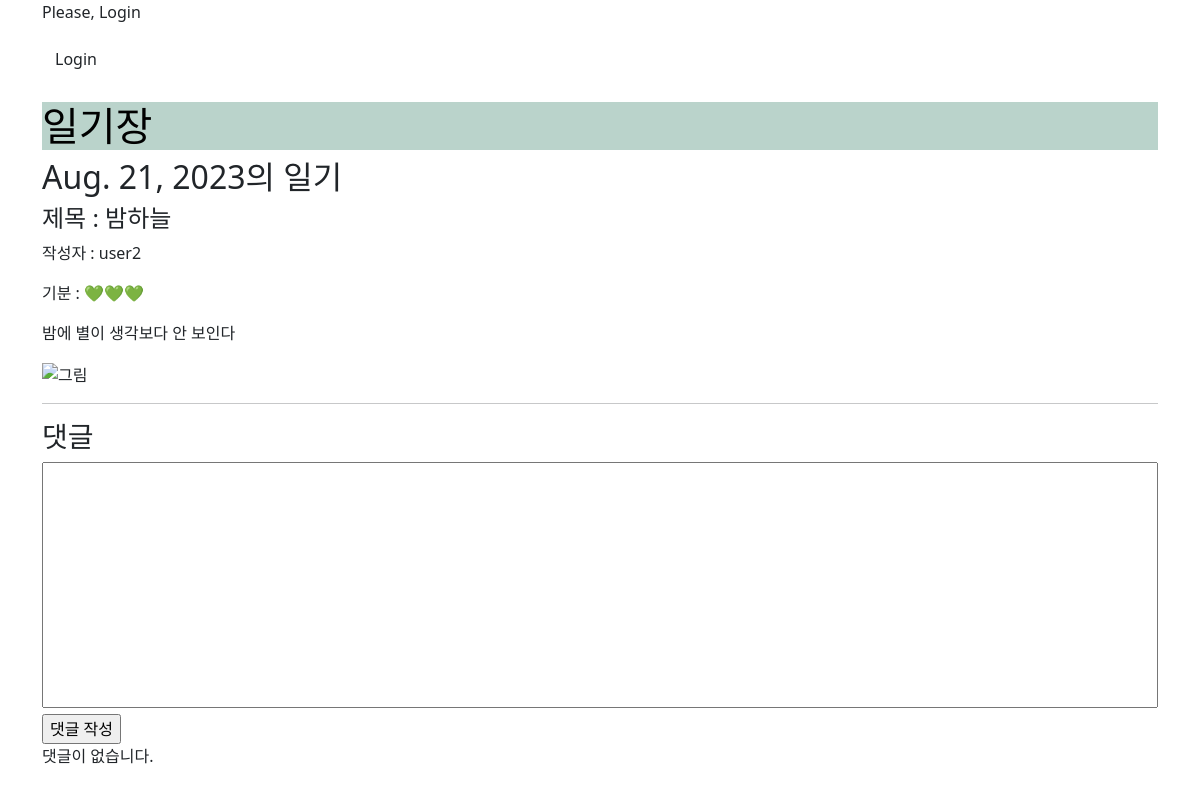
Screenshot of /diary/detail/32/ with the database file from the repository.
### diary/models.py (models this page shows)
class Post(models.Model):
    title = models.CharField(max_length=30)
    date = models.DateField(auto_now_add=True)
    content = models.TextField()
    writer = models.ForeignKey(User, on_delete=models.CASCADE)
    painting = Base64Field(max_length=900000, blank=True, null=True)
    mood = models.IntegerField(choices=MOOD_CHOICES)

### user/models.py (models this page shows)
class User(AbstractUser):
    username = models.CharField(unique=True, max_length=30)
    email = models.EmailField(unique=True, max_length=255)
    is_staff = models.BooleanField(default=False)
    is_superuser = models.BooleanField(default=False)
    is_active = models.BooleanField(default=True)
    last_login = models.DateTimeField(null=True, blank=True)
    date_joined = models.DateTimeField(auto_now_add=True)
    objects = UserManager()

### diary/views.py (the view)
# urls.py: path("detail/<int:pk>/", views.Detail.as_view(), name='detail'),
class Detail(View):
    def get(self, request, pk):
        post = Post.objects.prefetch_related('comment_set').get(pk=pk)
        comments = post.comment_set.all()
        comment_form = CommentForm()
        context = {
            'title': '일기',
            'post_id': pk,
            'post_title': post.title,
            'post_date': post.date,
            'post_writer': post.writer,
            'post_mood': get_mood_icon(post.mood),
            'post_painting': post.painting,
            'post_content': post.content,
            'comments': comments,
            'comment_form': comment_form,
        }
        return render(request, 'diary/post_detail.html', context)

### diary/forms.py
class CommentForm(forms.ModelForm):
    class Meta:
        model = Comment
        fields = ['content']

### diary/views.py (called while the page is built)
@register.filter
def get_mood_icon(moodscore):
    MOOD_CHOICES = {
        5: '❤️❤️❤️❤️❤️',
        4: '💛💛💛💛',
        3: '💚💚💚',
        2: '💙💙',
        1: '💜'
    }
    return MOOD_CHOICES[moodscore]

### diary/templates/diary/post_detail.html (shortened to what this page needs)
{% extends 'base.html' %}
{% block content %}
  <h2>{{ post_date }}의 일기</h2>
  <h4>제목 :
    {{ post_title }}</h4>
  <p>작성자 :
    {{ post_writer }}</p>
  <p>기분 :
    {{ post_mood }}</p>
  <p>{{ post_content }}</p>
  <img src="{{ post_painting }}" alt="그림">
  <hr>
  <h3>댓글</h3>
  <form action="{% url 'diary:cm-write' pk=post_id %}" method="post">
    {{ comment_form.content }}
    <input type="submit" value="댓글 작성">
  </form>
  {% if comments %}
    <ul>
      {% for comment in comments %}
        <li>{{ comment.content }}
          <span>
            -
            {{ comment.writer }}</span>
          {% if comment.writer == request.user %}
            <form action="{% url 'diary:cm-delete' pk=comment.pk %}" method="post">
              {% csrf_token %}
              <input type="submit" value="x" class="btn">
            </form>
          {% endif %}
        </li>
      {% endfor %}
    </ul>
  {% else %}
    <p>댓글이 없습니다.</p>
  {% endif %}
{% endblock %}

### diary/static/css/postform.css (style rules this page uses)
textarea { width: 100%; resize:none; }

### rows the page displays
Post: date "Aug. 21, 2023", title "밤하늘", content "밤에 별이 생각보다 안 보인다"
User: username "user2"

### other values shown
{{ post_mood }} "💚💚💚"
